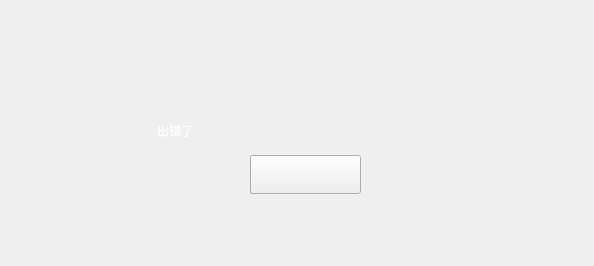
<?xml version="1.0" encoding="UTF-8"?>
<ui version="4.0">
 <class>ExceptionWidget</class>
 <widget class="QWidget" name="ExceptionWidget">
  <property name="geometry">
   <rect>
    <x>0</x>
    <y>0</y>
    <width>594</width>
    <height>266</height>
   </rect>
  </property>
  <property name="windowTitle">
   <string>Form</string>
  </property>
  <property name="styleSheet">
   <string notr="true">color: rgba(255, 255, 255, 102);</string>
  </property>
  <widget class="QWidget" name="ExceptionShowWidget" native="true">
   <property name="geometry">
    <rect>
     <x>143</x>
     <y>54</y>
     <width>308</width>
     <height>158</height>
    </rect>
   </property>
   <property name="styleSheet">
    <string notr="true">#ExceptionShowWidget
{
	border-image: url(:/image/ExceptionWidget/bg_error.png);
}</string>
   </property>
   <widget class="QPushButton" name="knowButton">
    <property name="geometry">
     <rect>
      <x>107</x>
      <y>101</y>
      <width>91</width>
      <height>39</height>
     </rect>
    </property>
    <property name="styleSheet">
     <string notr="true">QPushButton
{
	
	
	border-image: url(:/image/ExceptionWidget/bt_off.png);
}
QPushButton::hover
{
	
	
	border-image: url(:/image/ExceptionWidget/bt_off_hover.png);
}</string>
    </property>
    <property name="text">
     <string/>
    </property>
   </widget>
   <widget class="QPushButton" name="leaveButton">
    <property name="geometry">
     <rect>
      <x>107</x>
      <y>101</y>
      <width>111</width>
      <height>39</height>
     </rect>
    </property>
    <property name="styleSheet">
     <string notr="true">QPushButton
{
	border-image: url(:/image/ExceptionWidget/bt_quit.png);
}
QPushButton::hover
{
	border-image: url(:/image/ExceptionWidget/bt_quit_hover.png);
}</string>
    </property>
    <property name="text">
     <string/>
    </property>
   </widget>
   <widget class="QLabel" name="errorLabel">
    <property name="geometry">
     <rect>
      <x>14</x>
      <y>67</y>
      <width>281</width>
      <height>20</height>
     </rect>
    </property>
    <property name="styleSheet">
     <string notr="true">color: rgb(255, 255, 255);
font: 9pt &quot;宋体&quot;;</string>
    </property>
    <property name="text">
     <string>出错了</string>
    </property>
   </widget>
  </widget>
 </widget>
 <resources/>
 <connections/>
</ui>
